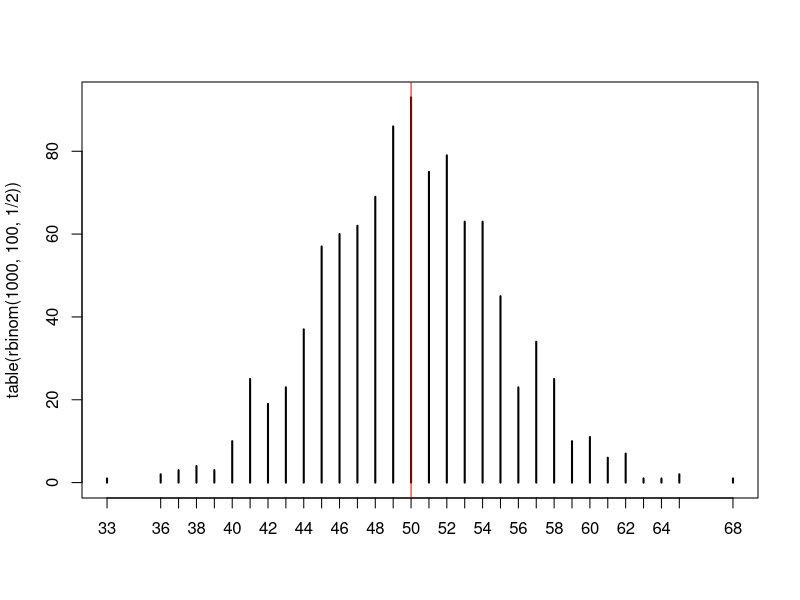
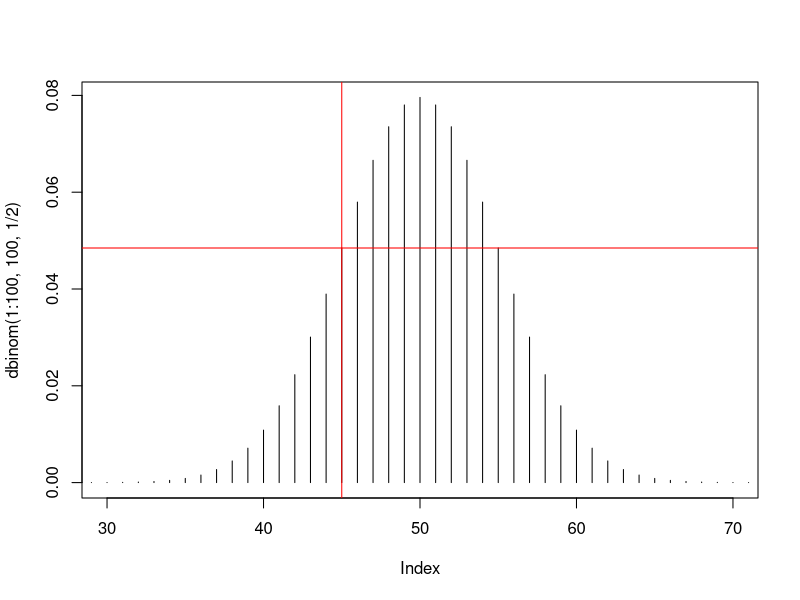

The R source for these figures, in order:
worpen=c("kop", "munt")
sample(worpen, 5, replace = T)

plot(table(rbinom(1000,100,1/2)))
abline(v=50, col="red")


plot(dbinom(1:100, 100, 1/2), type="h", xlim = c(30,70))


kans=dbinom(45,100,1/2)

abline(v=45, col="red", lwd=1)
abline(h=kans, col="red", lwd=1)

rbinom(1, 2, 1/2)
sum(dbinom(2:5, 5, 1/2))

1 - sum(dbinom(3:5, 5, 1/2))


pbinom(2, 5, 1/2)

pbinom(55,100,1/2)

#dbinom == kansfunctie
#pbinom == kansverdelingsfunctie (optelsom van alle lagere kansen)

#pbinom  input: aantal successen
#        output: kans
#qbinom  input: kans
#        output: aantal successen

#hoe groot id de kans dat van 25  personen 8 personen bril of lenzen draagt?
#vanuit gaan dat 2/3 van de bevolking bril of lenzen draagt

dbinom(8, 25, 2/3)

#23 personen geexcuteerd daarvan 4.1% onterecht
#Kans dat er geen onschuldigen geexecuteerd zijn

dbinom(0, 23,41/1000)


# Hoe groot is de kans dat er een onschuldige geexecuteerd is


1 - dbinom(0, 23,41/1000)



dbinom(19, 20, 0,09)


#poisson verdeling geeft aan de kans dat iets gebeurt in de gegeven tijd
#
